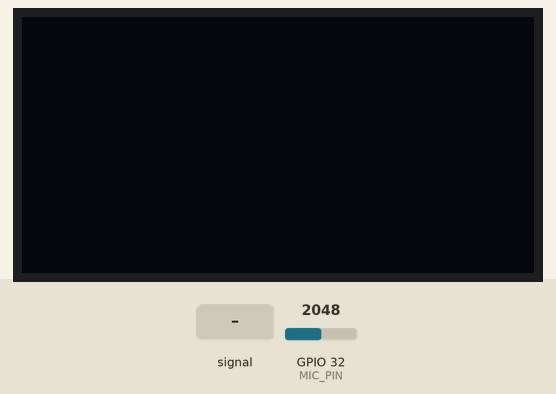
Bench run of a sketch on a simulated ESP32. On the bench: 128×64 one-colour display. Inputs (shaded band) come from the test bench; at power-on: GPIO 32 (MIC_PIN) = 2048.

Above: at 1.2 s.
1.3 s: GPIO 32 (MIC_PIN) fed a 200 Hz sine of ±327 counts around its level
At 1.53 s:
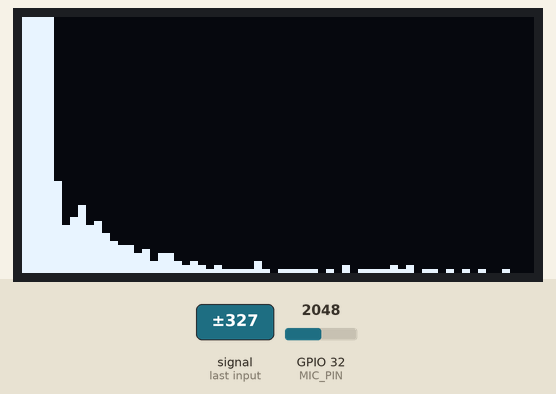
3.8 s: GPIO 32 (MIC_PIN) fed a 1000 Hz sine of ±1023 counts around its level
At 4.17 s:
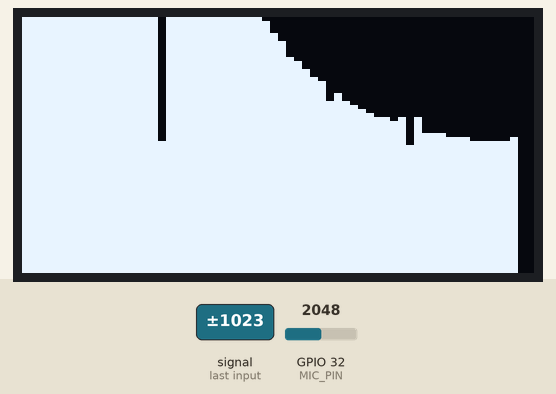
5.5 s: GPIO 32 (MIC_PIN) set to 2866
At 6.8 s:
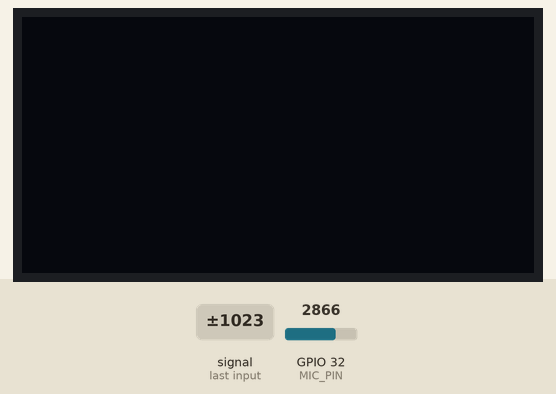
Timing chart, 0 to 8.5 s (numbered marks = the images above; inputs shaded):
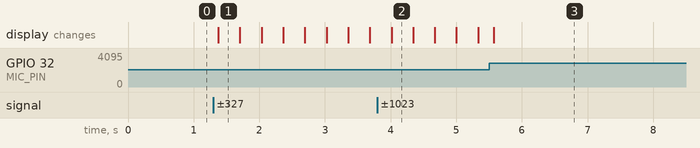

Measured:
- after the input at 1.3 s, the display: changes after 0.08 s (image 1)

The sketch:

spectrum-analyzer.ino
```cpp
#include <Wire.h>
#include <U8g2lib.h>
#include "arduinoFFT.h"

// OLED
#define SCREEN_WIDTH 128
#define SCREEN_HEIGHT 64


// this calls from the u8g2 library to use the ssd1306 driver on a 128x64 pixel screen
// with default name (NONAME), full (F) memory buffer, and speak on hardware I2C (HW_I2C)
// this instance is named oled
U8G2_SSD1306_128X64_NONAME_F_HW_I2C oled(U8G2_R0, U8X8_PIN_NONE);

const int MIC_PIN = 32;

//=========== fft Parameters ================
const uint16_t samples = 128; // must be a power of 2
const double samplingFrequency = 10000;

unsigned int sampling_period_us;
unsigned long microseconds;

/*
 * fft requires two arrays:
 * vReal contains the actual audio values
 * vImag is used for the math
 */
double vReal[samples];
double vImag[samples];

// NOTE: requires arduinoFFT version >= 2.0
// makes an instance of arduinoFFT called fft. this is what does all the math.
ArduinoFFT<double> fft = ArduinoFFT<double>(vReal, vImag, samples, samplingFrequency);


void setup() {
  sampling_period_us = round(1000000.0 / samplingFrequency);

  // initialize OLED
  oled.begin();

  oled.clearBuffer();
  oled.sendBuffer();
}


void loop() {
  // sample the microphone
  for (int i = 0; i < samples; i++) {
    microseconds = micros();

    vReal[i] = analogRead(MIC_PIN);
    vImag[i] = 0;

    // wait until exact sampling period has passed
    while (micros() - microseconds < sampling_period_us) {
      //empty loop
    }
  }

  // perform fft
  fft.dcRemoval();                                  // removes the DC offset from the microphone signal
  fft.windowing(FFT_WIN_TYP_HAMMING, FFT_FORWARD);  // smooths the data edges
  fft.compute(FFT_FORWARD);                         // runs the actual math
  fft.complexToMagnitude();                         // converts complex numbers to raw magnitude (basically, the volume)

  // draw to the oled
  oled.clearBuffer();

  // fft mirrors data, so we only need the first half (samples/2)
  // we start at i = 2 because indices 0 and 1 represent the DC offset and low noise.
  for (int i = 2; i < (samples / 2); i++) {

    // map fft magnitude to screen height
    // NOTE: the "100" is a number that should be tuned based on the signal from the microphone
    int barHeight = map(vReal[i], 0, 100, 0, SCREEN_HEIGHT);

    // makes sure it does not write to a non existent location
    barHeight = constrain(barHeight, 0, SCREEN_HEIGHT);

    // 2 pixels per frequency band. there are 60 bands so it fits pretty nicely on 128 px
    int xPos = (i - 2) * 2;

    // draw the bar
    oled.drawBox(xPos, SCREEN_HEIGHT - barHeight, 2, barHeight);
  }
  //write full buffer to screen
  oled.sendBuffer();
}
```
